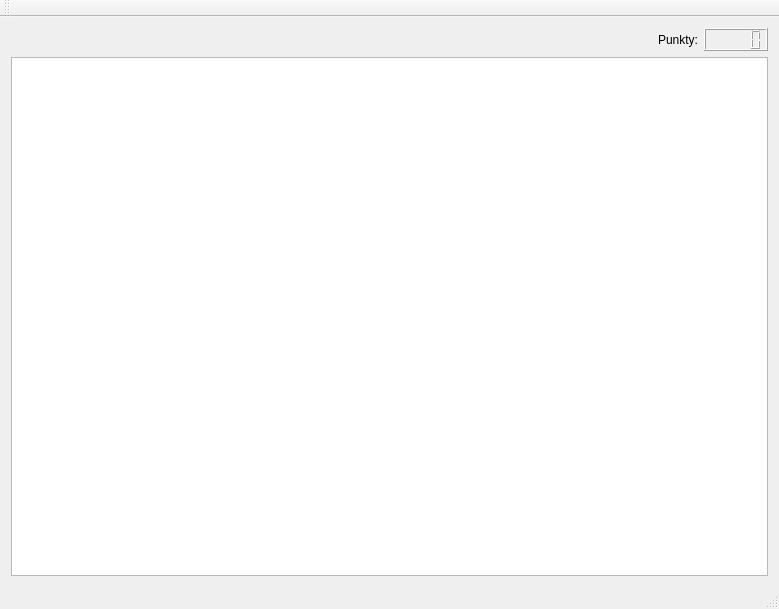
<?xml version="1.0" encoding="UTF-8"?>
<ui version="4.0">
 <class>MainWindow</class>
 <widget class="QMainWindow" name="MainWindow">
  <property name="geometry">
   <rect>
    <x>0</x>
    <y>0</y>
    <width>779</width>
    <height>609</height>
   </rect>
  </property>
  <property name="windowTitle">
   <string>MainWindow</string>
  </property>
  <widget class="QWidget" name="centralWidget">
   <layout class="QGridLayout" name="gridLayout">
    <item row="0" column="0">
     <spacer name="horizontalSpacer">
      <property name="orientation">
       <enum>Qt::Horizontal</enum>
      </property>
      <property name="sizeHint" stdset="0">
       <size>
        <width>452</width>
        <height>20</height>
       </size>
      </property>
     </spacer>
    </item>
    <item row="0" column="1">
     <widget class="QLabel" name="label">
      <property name="text">
       <string>Punkty:</string>
      </property>
     </widget>
    </item>
    <item row="0" column="2">
     <widget class="QLCDNumber" name="lcdNumber">
      <property name="autoFillBackground">
       <bool>false</bool>
      </property>
     </widget>
    </item>
    <item row="1" column="0" colspan="3">
     <widget class="QGraphicsView" name="boardView">
      <property name="cursor" stdset="0">
       <cursorShape>ArrowCursor</cursorShape>
      </property>
     </widget>
    </item>
   </layout>
  </widget>
  <widget class="QMenuBar" name="menuBar">
   <property name="geometry">
    <rect>
     <x>0</x>
     <y>0</y>
     <width>779</width>
     <height>22</height>
    </rect>
   </property>
  </widget>
  <widget class="QToolBar" name="mainToolBar">
   <attribute name="toolBarArea">
    <enum>TopToolBarArea</enum>
   </attribute>
   <attribute name="toolBarBreak">
    <bool>false</bool>
   </attribute>
  </widget>
  <widget class="QStatusBar" name="statusBar"/>
 </widget>
 <layoutdefault spacing="6" margin="11"/>
 <resources/>
 <connections/>
</ui>
